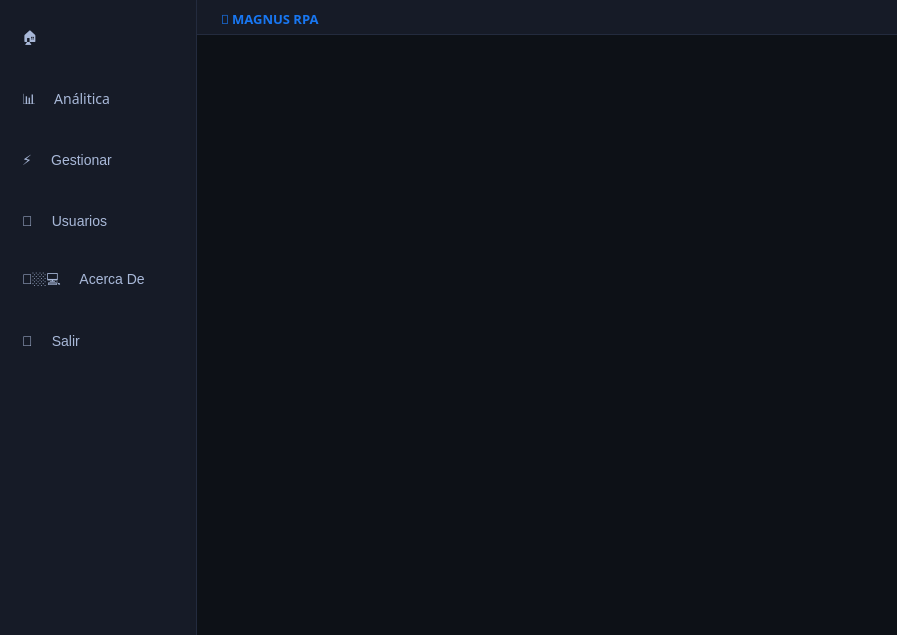
<?xml version="1.0" encoding="UTF-8"?>
<ui version="4.0">
 <class>MainWindow</class>
 <widget class="QMainWindow" name="MainWindow">
  <property name="geometry">
   <rect>
    <x>0</x>
    <y>0</y>
    <width>897</width>
    <height>635</height>
   </rect>
  </property>
  <property name="font">
   <font>
    <family>72</family>
   </font>
  </property>
  <property name="windowTitle">
   <string>MainWindow</string>
  </property>
  <widget class="QWidget" name="centralwidget">
   <layout class="QHBoxLayout" name="horizontalLayout">
    <property name="spacing">
     <number>0</number>
    </property>
    <property name="leftMargin">
     <number>0</number>
    </property>
    <property name="topMargin">
     <number>0</number>
    </property>
    <property name="rightMargin">
     <number>0</number>
    </property>
    <property name="bottomMargin">
     <number>0</number>
    </property>
    <item>
     <widget class="QFrame" name="slide_menu_contanier">
      <property name="maximumSize">
       <size>
        <width>200</width>
        <height>16777215</height>
       </size>
      </property>
      <property name="font">
       <font>
        <family>72</family>
       </font>
      </property>
      <property name="styleSheet">
       <string notr="true">
/* ── Contenedores padre e hijo ── */
#slide_menu_contanier, #silde_menu {
    background-color: #161B27;
    border: none;
}
#slide_menu_contanier {
    border-right: 1px solid #232B3E;
}

/* ── Barra degradado superior ── */
#silde_menu #top_accent {
    background: qlineargradient(x1:0,y1:0,x2:1,y2:0,
        stop:0 #1877F2, stop:0.5 #4FA3F7, stop:1 #075E54);
    border: none;
}

/* ── Label título ── */
#silde_menu QLabel {
    color: #1877F2;
    font-family: &quot;72&quot;;
    font-weight: bold;
    padding: 15px 10px;
    background: transparent;
    border: none;
}

/* ── Botones generales ── */
#silde_menu QPushButton {
    background-color: transparent;
    color: #A8B8D8;
    font-size: 14px;
    text-align: left;
    padding: 12px 14px;
    border: none;
    margin: 2px 8px;
}

#silde_menu QPushButton:hover {
    background-color: #1E2840;
    color: #1877F2;
    border-bottom: 2px solid #1877F2;
}
       </string>
      </property>
      <property name="frameShape">
       <enum>QFrame::Shape::StyledPanel</enum>
      </property>
      <property name="frameShadow">
       <enum>QFrame::Shadow::Raised</enum>
      </property>
      <layout class="QVBoxLayout" name="verticalLayout_2">
       <property name="spacing">
        <number>0</number>
       </property>
       <property name="leftMargin">
        <number>0</number>
       </property>
       <property name="topMargin">
        <number>0</number>
       </property>
       <property name="rightMargin">
        <number>0</number>
       </property>
       <property name="bottomMargin">
        <number>0</number>
       </property>
       <item>
        <widget class="QFrame" name="silde_menu">
         <property name="minimumSize">
          <size>
           <width>196</width>
           <height>0</height>
          </size>
         </property>
         <property name="styleSheet">
          <string notr="true"/>
         </property>
         <property name="frameShape">
          <enum>QFrame::Shape::StyledPanel</enum>
         </property>
         <property name="frameShadow">
          <enum>QFrame::Shadow::Raised</enum>
         </property>
         <widget class="QFrame" name="top_accent">
          <property name="geometry">
           <rect>
            <x>0</x>
            <y>0</y>
            <width>196</width>
            <height>4</height>
           </rect>
          </property>
          <property name="styleSheet">
           <string notr="true">
QFrame#top_accent {
    background: qlineargradient(x1:0,y1:0,x2:1,y2:0,
        stop:0 #1877F2, stop:0.5 #4FA3F7, stop:1 #075E54);
    border: none;
}
           </string>
          </property>
         </widget>
         <widget class="QPushButton" name="btn_analitica">
          <property name="geometry">
           <rect>
            <x>0</x>
            <y>70</y>
            <width>191</width>
            <height>61</height>
           </rect>
          </property>
          <property name="font">
           <font>
            <family>72</family>
            <pointsize>-1</pointsize>
           </font>
          </property>
          <property name="cursor">
           <cursorShape>PointingHandCursor</cursorShape>
          </property>
          <property name="toolTip">
           <string>Métricas y estadísticas de operación</string>
          </property>
          <property name="text">
           <string>📊     Análitica</string>
          </property>
         </widget>
         <widget class="QPushButton" name="btn_procesar_datos">
          <property name="geometry">
           <rect>
            <x>0</x>
            <y>130</y>
            <width>191</width>
            <height>61</height>
           </rect>
          </property>
          <property name="cursor">
           <cursorShape>PointingHandCursor</cursorShape>
          </property>
          <property name="toolTip">
           <string>Control de registros y operaciones</string>
          </property>
          <property name="text">
           <string>⚡     Gestionar</string>
          </property>
         </widget>
         <widget class="QPushButton" name="btn_credenciales">
          <property name="geometry">
           <rect>
            <x>0</x>
            <y>190</y>
            <width>191</width>
            <height>61</height>
           </rect>
          </property>
          <property name="cursor">
           <cursorShape>PointingHandCursor</cursorShape>
          </property>
          <property name="toolTip">
           <string>Gestión de cuentas y accesos</string>
          </property>
          <property name="text">
           <string>🪪     Usuarios</string>
          </property>
         </widget>
         <widget class="QPushButton" name="btn_acerca_de">
          <property name="geometry">
           <rect>
            <x>0</x>
            <y>250</y>
            <width>191</width>
            <height>61</height>
           </rect>
          </property>
          <property name="cursor">
           <cursorShape>PointingHandCursor</cursorShape>
          </property>
          <property name="toolTip">
           <string>Información y versión del sistema</string>
          </property>
          <property name="text">
           <string>👨🏼‍💻     Acerca De</string>
          </property>
         </widget>
         <widget class="QPushButton" name="btn_salir">
          <property name="geometry">
           <rect>
            <x>0</x>
            <y>310</y>
            <width>191</width>
            <height>61</height>
           </rect>
          </property>
          <property name="cursor">
           <cursorShape>PointingHandCursor</cursorShape>
          </property>
          <property name="text">
           <string>🚪     Salir</string>
          </property>
         </widget>
         <widget class="QPushButton" name="btn_inicio">
          <property name="geometry">
           <rect>
            <x>0</x>
            <y>8</y>
            <width>190</width>
            <height>61</height>
           </rect>
          </property>
          <property name="font">
           <font>
            <family>72</family>
            <pointsize>-1</pointsize>
           </font>
          </property>
          <property name="cursor">
           <cursorShape>PointingHandCursor</cursorShape>
          </property>
          <property name="text">
           <string>🏠</string>
          </property>
         </widget>
        </widget>
       </item>
      </layout>
     </widget>
    </item>
    <item>
     <widget class="QFrame" name="main_body">
      <property name="styleSheet">
       <string notr="true">
QFrame#main_body {
    background-color: #0D1117;
    border: none;
}
       </string>
      </property>
      <property name="frameShape">
       <enum>QFrame::Shape::StyledPanel</enum>
      </property>
      <property name="frameShadow">
       <enum>QFrame::Shadow::Raised</enum>
      </property>
      <layout class="QVBoxLayout" name="verticalLayout">
       <property name="spacing">
        <number>0</number>
       </property>
       <property name="leftMargin">
        <number>0</number>
       </property>
       <property name="topMargin">
        <number>0</number>
       </property>
       <property name="rightMargin">
        <number>0</number>
       </property>
       <property name="bottomMargin">
        <number>0</number>
       </property>
       <item>
        <widget class="QFrame" name="header_frame">
         <property name="maximumSize">
          <size>
           <width>16777215</width>
           <height>35</height>
          </size>
         </property>
         <property name="styleSheet">
          <string notr="true">
QFrame#header_frame {
    background-color: #161B27;
    border: none;
    border-bottom: 1px solid #232B3E;
}

/* ── Barra de acento del header ── */
QFrame#header_top_accent {
    background: qlineargradient(x1:0,y1:0,x2:1,y2:0,
        stop:0 #075E54, stop:1 #053D37);
    border: none;
    min-height: 4px;
    max-height: 4px;
}

/* Botones sin hover ni pressed */
QFrame#header_frame #pushButton_3,
QFrame#header_frame #pushButton_2,
QFrame#header_frame #pushButton {
    background: transparent;
    border: none;
}
          </string>
         </property>
         <property name="frameShape">
          <enum>QFrame::Shape::StyledPanel</enum>
         </property>
         <property name="frameShadow">
          <enum>QFrame::Shadow::Raised</enum>
         </property>
         <layout class="QVBoxLayout" name="verticalLayout_header">
          <property name="spacing">
           <number>0</number>
          </property>
          <property name="leftMargin">
           <number>0</number>
          </property>
          <property name="topMargin">
           <number>0</number>
          </property>
          <property name="rightMargin">
           <number>0</number>
          </property>
          <property name="bottomMargin">
           <number>0</number>
          </property>
          <item>
           <widget class="QFrame" name="header_top_accent">
            <property name="minimumSize">
             <size>
              <width>0</width>
              <height>4</height>
             </size>
            </property>
            <property name="maximumSize">
             <size>
              <width>16777215</width>
              <height>4</height>
             </size>
            </property>
            <property name="frameShape">
             <enum>QFrame::Shape::NoFrame</enum>
            </property>
            <property name="frameShadow">
             <enum>QFrame::Shadow::Plain</enum>
            </property>
           </widget>
          </item>
          <item>
           <layout class="QHBoxLayout" name="horizontalLayout_2">
            <property name="spacing">
             <number>0</number>
            </property>
            <property name="leftMargin">
             <number>12</number>
            </property>
            <property name="topMargin">
             <number>0</number>
            </property>
            <property name="rightMargin">
             <number>0</number>
            </property>
            <property name="bottomMargin">
             <number>0</number>
            </property>
            <item>
             <widget class="QLabel" name="label_2">
              <property name="sizePolicy">
               <sizepolicy hsizetype="Preferred" vsizetype="Preferred">
                <horstretch>0</horstretch>
                <verstretch>0</verstretch>
               </sizepolicy>
              </property>
              <property name="font">
               <font>
                <family>72</family>
                <pointsize>10</pointsize>
                <bold>true</bold>
               </font>
              </property>
              <property name="styleSheet">
               <string notr="true">
color: #1877F2;
background: transparent;
border: none;
padding: 0 8px;
               </string>
              </property>
              <property name="text">
               <string>🤖 MAGNUS RPA</string>
              </property>
              <property name="alignment">
               <set>Qt::AlignmentFlag::AlignLeading|Qt::AlignmentFlag::AlignLeft|Qt::AlignmentFlag::AlignVCenter</set>
              </property>
             </widget>
            </item>
            <item>
             <spacer name="header_spacer">
              <property name="orientation">
               <enum>Qt::Orientation::Horizontal</enum>
              </property>
              <property name="sizeHint" stdset="0">
               <size>
                <width>40</width>
                <height>20</height>
               </size>
              </property>
             </spacer>
            </item>
            <item>
             <widget class="QPushButton" name="pushButton_3">
              <property name="minimumSize">
               <size>
                <width>35</width>
                <height>35</height>
               </size>
              </property>
              <property name="maximumSize">
               <size>
                <width>35</width>
                <height>35</height>
               </size>
              </property>
              <property name="text">
               <string/>
              </property>
              <property name="icon">
               <iconset resource="../recursos/recursos.qrc">
                <normaloff>:/icons/icons/minimizar.png</normaloff>:/icons/icons/minimizar.png</iconset>
              </property>
              <property name="iconSize">
               <size>
                <width>20</width>
                <height>20</height>
               </size>
              </property>
             </widget>
            </item>
            <item>
             <widget class="QPushButton" name="pushButton_2">
              <property name="minimumSize">
               <size>
                <width>35</width>
                <height>35</height>
               </size>
              </property>
              <property name="maximumSize">
               <size>
                <width>35</width>
                <height>35</height>
               </size>
              </property>
              <property name="text">
               <string/>
              </property>
              <property name="icon">
               <iconset resource="../recursos/recursos.qrc">
                <normaloff>:/icons/icons/maximizar.png</normaloff>:/icons/icons/maximizar.png</iconset>
              </property>
              <property name="iconSize">
               <size>
                <width>20</width>
                <height>20</height>
               </size>
              </property>
             </widget>
            </item>
            <item>
             <widget class="QPushButton" name="pushButton">
              <property name="minimumSize">
               <size>
                <width>35</width>
                <height>35</height>
               </size>
              </property>
              <property name="maximumSize">
               <size>
                <width>35</width>
                <height>35</height>
               </size>
              </property>
              <property name="text">
               <string/>
              </property>
              <property name="icon">
               <iconset resource="../recursos/recursos.qrc">
                <normaloff>:/icons/icons/cerrar.png</normaloff>:/icons/icons/cerrar.png</iconset>
              </property>
              <property name="iconSize">
               <size>
                <width>20</width>
                <height>20</height>
               </size>
              </property>
             </widget>
            </item>
           </layout>
          </item>
         </layout>
        </widget>
       </item>
       <item>
        <widget class="QFrame" name="main_body_contents">
         <property name="sizePolicy">
          <sizepolicy hsizetype="Preferred" vsizetype="Expanding">
           <horstretch>0</horstretch>
           <verstretch>0</verstretch>
          </sizepolicy>
         </property>
         <property name="styleSheet">
          <string notr="true">
QFrame#main_body_contents {
    background-color: #0D1117;
    border: none;
}
          </string>
         </property>
         <property name="frameShape">
          <enum>QFrame::Shape::StyledPanel</enum>
         </property>
         <property name="frameShadow">
          <enum>QFrame::Shadow::Raised</enum>
         </property>
        </widget>
       </item>
      </layout>
     </widget>
    </item>
   </layout>
  </widget>
 </widget>
 <resources>
  <include location="../recursos/recursos.qrc"/>
 </resources>
 <connections/>
</ui>
